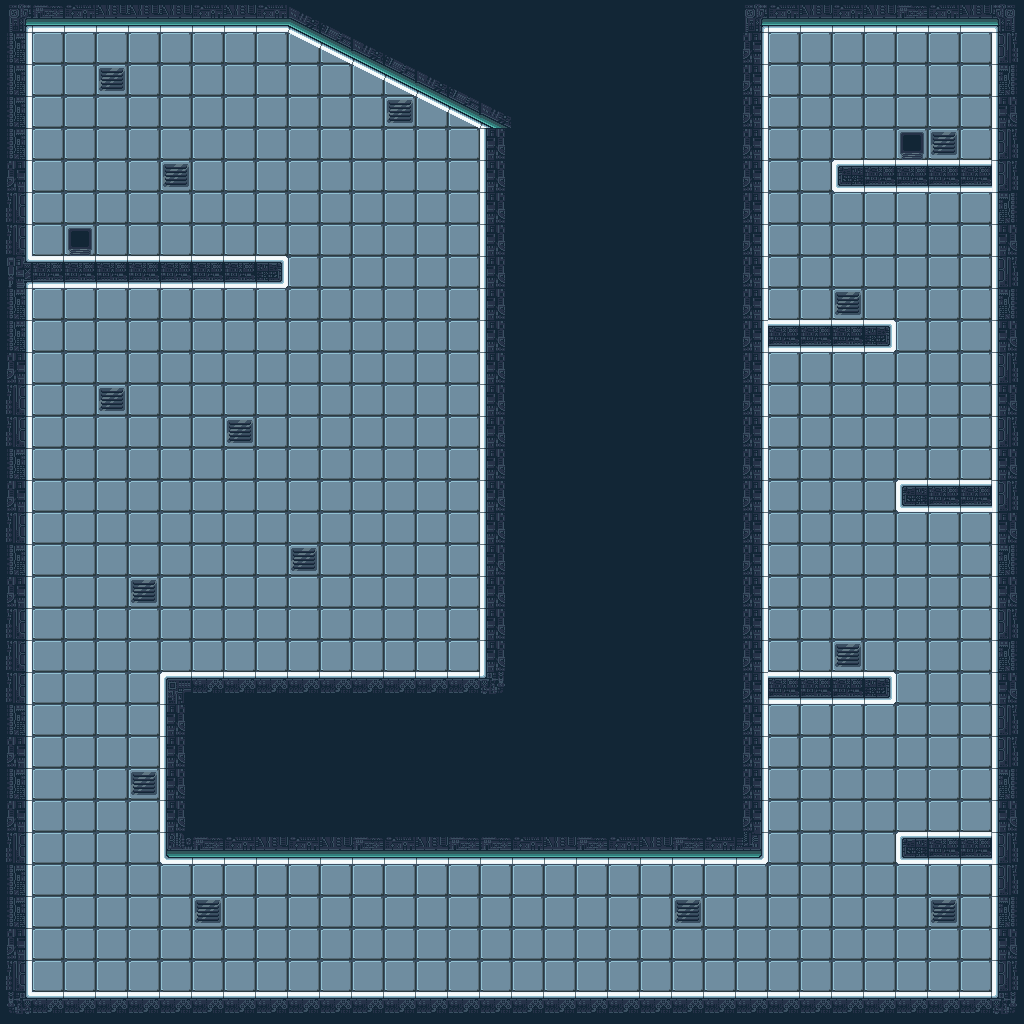

Below is a game level as drawn by its tile map, then a one-line description and the .tmx file that defines it, in full:
An orthogonal 32x32 tile map with 32x32 px tiles, 2 tile layers (Background, Walls) and 15 objects.

<map version="1.5" tiledversion="2021.03.23" orientation="orthogonal" renderorder="right-down" width="32" height="32" tilewidth="32" tileheight="32" infinite="0" nextlayerid="6" nextobjectid="23">
 <tileset firstgid="1" source="lab.tsx" />
 <layer id="2" name="Background" width="32" height="32">
  <data encoding="csv">
0,0,0,0,0,0,0,0,0,0,0,0,0,0,0,0,0,0,0,0,0,0,0,0,0,0,0,0,0,0,0,0,
0,31,31,31,31,31,31,31,31,31,31,31,31,31,31,31,31,31,31,31,31,31,31,31,31,31,31,31,31,31,31,0,
0,31,31,31,31,31,31,31,31,31,31,31,31,31,31,31,31,31,31,31,31,31,31,31,31,31,31,31,31,31,31,0,
0,31,31,31,31,31,31,31,31,31,31,31,31,31,31,31,31,31,31,31,31,31,31,31,31,31,31,31,31,31,31,0,
0,31,31,31,31,31,31,31,31,31,31,31,31,31,31,31,31,31,31,31,31,31,31,31,31,31,31,31,31,31,31,0,
0,31,31,31,31,31,31,31,31,31,31,31,31,31,31,31,31,31,31,31,31,31,31,31,31,31,31,31,31,31,31,0,
0,31,31,31,31,31,31,31,31,31,31,31,31,31,31,31,31,31,31,31,31,31,31,31,31,31,31,31,31,31,31,0,
0,31,31,31,31,31,31,31,31,31,31,31,31,31,31,31,31,31,31,31,31,31,31,31,31,31,31,31,31,31,31,0,
0,31,31,31,31,31,31,31,31,31,31,31,31,31,31,31,31,31,31,31,31,31,31,31,31,31,31,31,31,31,31,0,
0,31,31,31,31,31,31,31,31,31,31,31,31,31,31,31,31,31,31,31,31,31,31,31,31,31,31,31,31,31,31,0,
0,31,31,31,31,31,31,31,31,31,31,31,31,31,31,31,31,31,31,31,31,31,31,31,31,31,31,31,31,31,31,0,
0,31,31,31,31,31,31,31,31,31,31,31,31,31,31,31,31,31,31,31,31,31,31,31,31,31,31,31,31,31,31,0,
0,31,31,31,31,31,31,31,31,31,31,31,31,31,31,31,31,31,31,31,31,31,31,31,31,31,31,31,31,31,31,0,
0,31,31,31,31,31,31,31,31,31,31,31,31,31,31,31,31,31,31,31,31,31,31,31,31,31,31,31,31,31,31,0,
0,31,31,31,31,31,31,31,31,31,31,31,31,31,31,31,31,31,31,31,31,31,31,31,31,31,31,31,31,31,31,0,
0,31,31,31,31,31,31,31,31,31,31,31,31,31,31,31,31,31,31,31,31,31,31,31,31,31,31,31,31,31,31,0,
0,31,31,31,31,31,31,31,31,31,31,31,31,31,31,31,31,31,31,31,31,31,31,31,31,31,31,31,31,31,31,0,
0,31,31,31,31,31,31,31,31,31,31,31,31,31,31,31,31,31,31,31,31,31,31,31,31,31,31,31,31,31,31,0,
0,31,31,31,31,31,31,31,31,31,31,31,31,31,31,31,31,31,31,31,31,31,31,31,31,31,31,31,31,31,31,0,
0,31,31,31,31,31,31,31,31,31,31,31,31,31,31,31,31,31,31,31,31,31,31,31,31,31,31,31,31,31,31,0,
0,31,31,31,31,31,31,31,31,31,31,31,31,31,31,31,31,31,31,31,31,31,31,31,31,31,31,31,31,31,31,0,
0,31,31,31,31,31,31,31,31,31,31,31,31,31,31,31,31,31,31,31,31,31,31,31,31,31,31,31,31,31,31,0,
0,31,31,31,31,31,31,31,31,31,31,31,31,31,31,31,31,31,31,31,31,31,31,31,31,31,31,31,31,31,31,0,
0,31,31,31,31,31,31,31,31,31,31,31,31,31,31,31,31,31,31,31,31,31,31,31,31,31,31,31,31,31,31,0,
0,31,31,31,31,31,31,31,31,31,31,31,31,31,31,31,31,31,31,31,31,31,31,31,31,31,31,31,31,31,31,0,
0,31,31,31,31,31,31,31,31,31,31,31,31,31,31,31,31,31,31,31,31,31,31,31,31,31,31,31,31,31,31,0,
0,31,31,31,31,31,31,31,31,31,31,31,31,31,31,31,31,31,31,31,31,31,31,31,31,31,31,31,31,31,31,0,
0,31,31,31,31,31,31,31,31,31,31,31,31,31,31,31,31,31,31,31,31,31,31,31,31,31,31,31,31,31,31,0,
0,31,31,31,31,31,31,31,31,31,31,31,31,31,31,31,31,31,31,31,31,31,31,31,31,31,31,31,31,31,31,0,
0,31,31,31,31,31,31,31,31,31,31,31,31,31,31,31,31,31,31,31,31,31,31,31,31,31,31,31,31,31,31,0,
0,31,31,31,31,31,31,31,31,31,31,31,31,31,31,31,31,31,31,31,31,31,31,31,31,31,31,31,31,31,31,0,
0,0,0,0,0,0,0,0,0,0,0,0,0,0,0,0,0,0,0,0,0,0,0,0,0,0,0,0,0,0,0,0
</data>
 </layer>
 <layer id="1" name="Walls" width="32" height="32">
  <data encoding="csv">
15,76,77,78,78,78,77,78,77,35,36,59,59,59,59,59,59,59,58,58,58,58,58,15,77,78,77,78,76,77,78,16,
52,0,0,0,0,0,0,0,0,44,45,35,36,59,59,59,59,59,49,50,51,51,51,61,0,0,0,0,0,0,0,66,
52,0,0,22,0,0,0,0,0,0,0,44,45,35,36,59,59,59,58,59,60,60,60,61,0,0,0,0,0,0,0,48,
52,0,0,0,0,0,0,0,0,0,0,0,22,44,45,35,59,59,67,68,69,69,69,61,0,0,0,0,0,0,0,57,
52,0,0,0,0,0,0,0,0,0,0,0,0,0,0,57,59,59,49,49,67,68,69,61,0,0,0,0,30,22,0,66,
61,0,0,0,0,22,0,0,0,0,0,0,0,0,0,57,59,59,58,58,67,68,69,61,0,0,32,33,33,33,33,66,
70,0,0,0,0,0,0,0,0,0,0,0,0,0,0,57,59,59,67,67,67,68,69,61,0,0,0,0,0,0,0,48,
70,0,30,0,0,0,0,0,0,0,0,0,0,0,0,57,59,59,49,49,67,68,69,61,0,0,0,0,0,0,0,57,
46,33,33,33,33,33,33,33,34,0,0,0,0,0,0,57,59,59,58,58,67,68,69,61,0,0,0,0,0,0,0,66,
52,0,0,0,0,0,0,0,0,0,0,0,0,0,0,57,59,59,67,67,67,68,69,61,0,0,22,0,0,0,0,48,
52,0,0,0,0,0,0,0,0,0,0,0,0,0,0,57,59,59,67,67,67,68,69,61,33,33,33,34,0,0,0,57,
61,0,0,0,0,0,0,0,0,0,0,0,0,0,0,57,59,59,67,68,67,68,69,61,0,0,0,0,0,0,0,66,
70,0,0,22,0,0,0,0,0,0,0,0,0,0,0,57,59,59,67,68,69,51,60,61,0,0,0,0,0,0,0,57,
70,0,0,0,0,0,0,22,0,0,0,0,0,0,0,57,59,59,67,68,69,60,69,61,0,0,0,0,0,0,0,66,
52,0,0,0,0,0,0,0,0,0,0,0,0,0,0,57,59,59,67,68,69,69,51,61,0,0,0,0,0,0,0,57,
61,0,0,0,0,0,0,0,0,0,0,0,0,0,0,57,59,59,49,67,68,69,60,61,0,0,0,0,32,33,33,66,
70,0,0,0,0,0,0,0,0,0,0,0,0,0,0,57,59,59,49,67,68,69,69,61,0,0,0,0,0,0,0,57,
52,0,0,0,0,0,0,0,0,22,0,0,0,0,0,57,59,59,58,67,67,68,69,61,0,0,0,0,0,0,0,48,
61,0,0,0,22,0,0,0,0,0,0,0,0,0,0,57,59,59,67,67,67,68,69,61,0,0,0,0,0,0,0,57,
70,0,0,0,0,0,0,0,0,0,0,0,0,0,0,57,59,59,67,68,69,69,60,61,0,0,0,0,0,0,0,66,
70,0,0,0,0,0,0,0,0,0,0,0,0,0,0,57,59,59,49,67,68,69,69,61,0,0,22,0,0,0,0,48,
70,0,0,0,0,39,41,41,41,41,41,41,41,41,41,25,59,59,49,50,67,68,69,61,33,33,33,34,0,0,0,57,
52,0,0,0,0,57,49,50,49,49,50,49,50,49,49,50,49,50,58,49,67,68,69,61,0,0,0,0,0,0,0,66,
61,0,0,0,0,57,49,49,58,49,49,49,49,58,58,49,49,49,67,58,67,68,69,61,0,0,0,0,0,0,0,66,
52,0,0,0,22,57,58,58,67,58,58,58,58,67,67,58,58,58,58,67,67,68,69,61,0,0,0,0,0,0,0,48,
61,0,0,0,0,57,67,67,67,67,67,67,67,67,68,67,67,67,67,67,67,68,69,61,0,0,0,0,0,0,0,57,
70,0,0,0,0,75,76,77,78,77,78,76,77,78,76,76,77,78,76,77,78,76,77,79,0,0,0,0,32,33,33,66,
52,0,0,0,0,0,0,0,0,0,0,0,0,0,0,0,0,0,0,0,0,0,0,0,0,0,0,0,0,0,0,66,
52,0,0,0,0,0,22,0,0,0,0,0,0,0,0,0,0,0,0,0,0,22,0,0,0,0,0,0,0,22,0,48,
61,0,0,0,0,0,0,0,0,0,0,0,0,0,0,0,0,0,0,0,0,0,0,0,0,0,0,31,0,0,0,57,
70,0,0,0,0,0,0,0,0,0,0,0,0,0,0,0,0,0,0,0,0,0,0,0,0,0,0,31,0,0,0,66,
24,41,41,41,41,41,41,41,41,41,41,41,41,41,41,41,41,41,41,41,41,41,41,41,41,41,41,41,41,41,41,25
</data>
 </layer>
 <objectgroup id="3" name="collision">
  <object id="1" x="992" y="25.1136" width="32" height="998.72" />
  <object id="2" x="0.0681818" y="992.125" width="991.932" height="31.875" />
  <object id="3" x="-0.00568182" y="-0.127121" width="32" height="992.08" />
  <object id="4" x="32.034" y="0.0625" width="991.932" height="31.875" />
  <object id="10" x="32" y="256" width="256" height="32" />
  <object id="13" x="480" y="32" width="288" height="832" />
  <object id="14" x="160" y="672" width="320" height="192" />
  <object id="15" x="768" y="672" width="128" height="32" />
  <object id="16" x="896" y="832" width="96" height="32" />
  <object id="17" x="992" y="864" />
  <object id="18" x="896" y="480" width="96" height="32" />
  <object id="19" x="768" y="320" width="128" height="32" />
  <object id="20" x="832" y="160" width="160" height="32" />
 </objectgroup>
 <objectgroup id="4" name="trigger_1">
  <object id="12" x="896" y="128" width="32" height="32" />
 </objectgroup>
 <objectgroup id="5" name="start">
  <object id="9" x="64" y="160" width="64" height="64" />
 </objectgroup>
</map>
